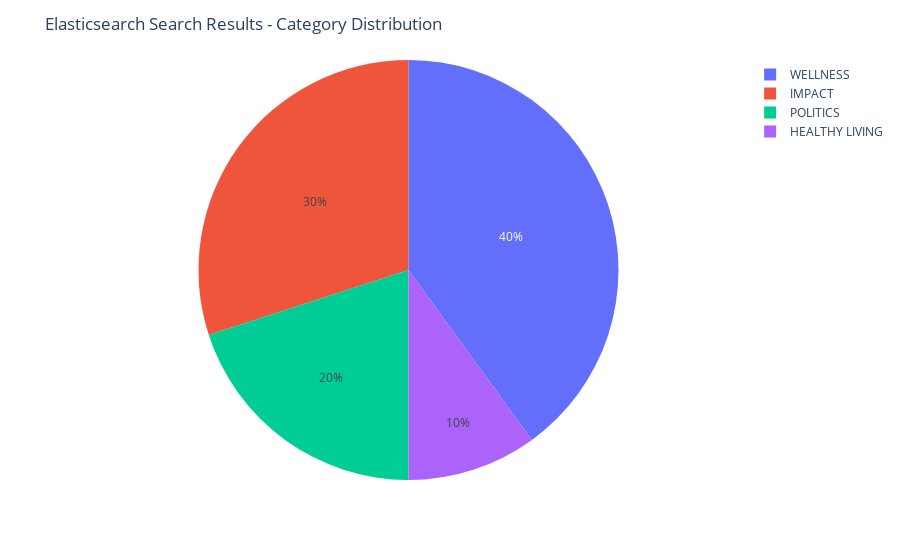

Write notebook code for a chart like this one.
### Code cell
# Extract categories
categories = [hit['_source']['category'] for hit in result['hits']['hits']]

# Create pie chart
fig = px.pie(names=categories)

# Update layout
fig.update_layout(
    title='Elasticsearch Search Results - Category Distribution'
)

# Show plot
fig.show()

### Figure 1 — Plotly figure (JSON) as saved in the notebook; plotly's stock layout.template omitted (floating-point values rounded to 4 significant figures)
{"data": [{"domain": {"x": [0, 1], "y": [0, 1]}, "hovertemplate": "label=%{label}<extra></extra>", "labels": ["WELLNESS", "IMPACT", "WELLNESS", "IMPACT", "WELLNESS", "HEALTHY LIVING", "WELLNESS", "POLITICS", "IMPACT", "POLITICS"], "legendgroup": "", "name": "", "showlegend": true, "type": "pie"}], "layout": {"legend": {"tracegroupgap": 0}, "margin": {"t": 60}, "title": {"text": "Elasticsearch Search Results - Category Distribution"}}}
